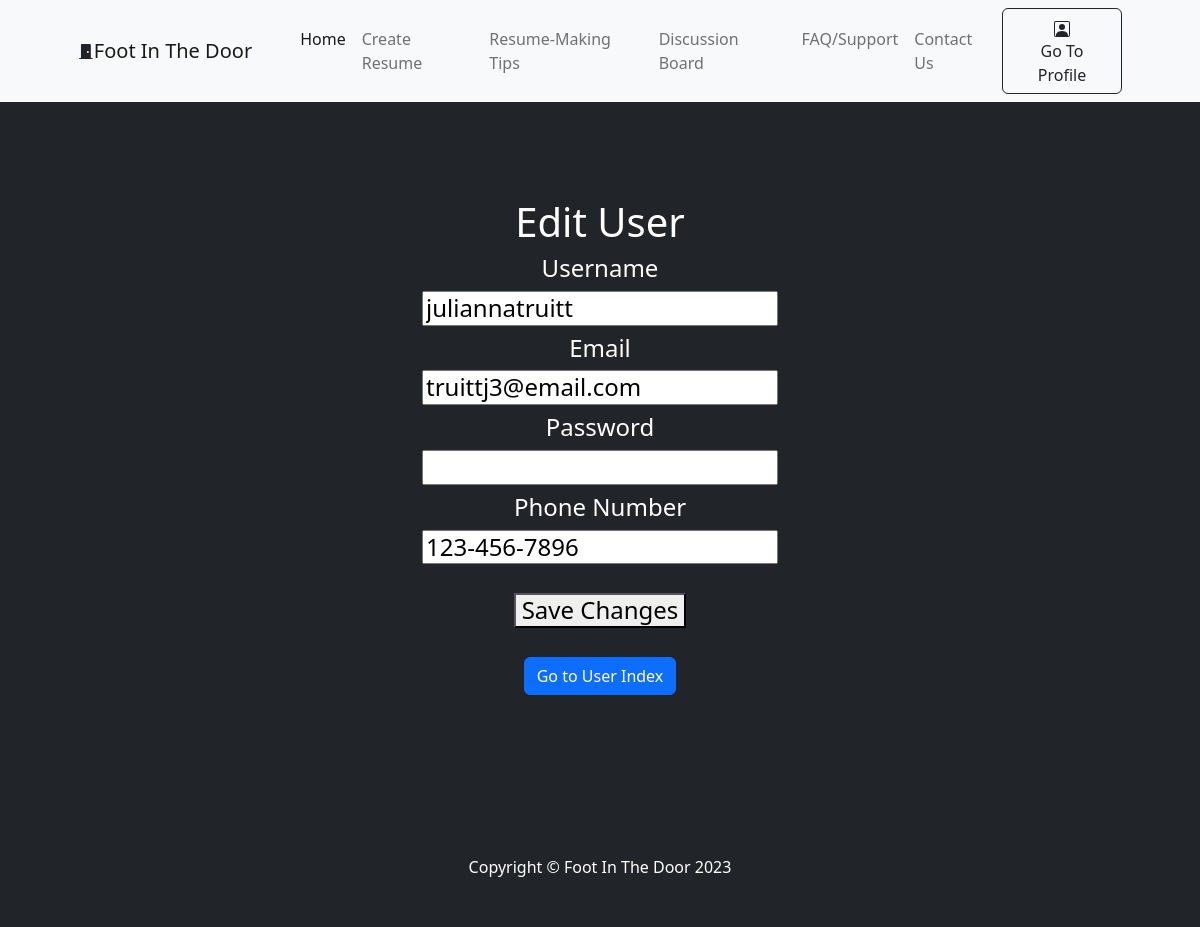
The app's page /foot_in_door_website/users/edit.php?id=1 (signed in) with its own data.
### tables this page shows
CREATE TABLE `users` (
  `User_ID` int(12) UNSIGNED NOT NULL,
  `Username` varchar(30) DEFAULT NULL,
  `Email` varchar(40) DEFAULT NULL,
  `Password` varchar(255) DEFAULT NULL,
  `Role` tinyint(3) UNSIGNED NOT NULL DEFAULT 0,
  `Phone_Number` varchar(12) DEFAULT NULL
);

### lib/db.php (called while the page is built, shortened)
<?php
function query($pdo,$query,$data=[]) {
	$query=$pdo->prepare($query);
	$query->execute($data);
	return $query;
}

### foot_in_door_website/users/edit.php (the view, shortened to what this page needs)
<?php
require_once("../../lib/db.php");
require_once("../../theme/header.php");
$users=query($pdo, 'SELECT * FROM users WHERE User_ID=?', [$_GET['id']]);
$user=$users->fetch();
?>
<header class="bg-dark py-5">
    <div class="container px-4 px-lg-5 my-5">
        <div class="text-center text-white">
			<h1>Edit User</h1>
				<form method="POST">
					<h4>Username<h4>
					<input type="text" name="username" value="<?= $user['Username'] ?>" />
					<h4>Email<h4>
					<input type="email" name="email" value="<?= $user['Email'] ?>" />
					<h4>Password<h4>
					<input type="password" name="password" />
					<h4>Phone Number<h4>
					<input type="text" name="phone_number" pattern="[0-9]{3}-[0-9]{3}-[0-9]{4}" value="<?= $user['Phone_Number'] ?>" />
					<p>
						<br /><button type="submit">Save Changes</button><br />
						<?php
						if ($_SESSION['role']==1) {
							echo '<br /><a href="index.php" class="btn btn-primary mb-3">Go to User Index</a>';
						}
						?>
					</p>
				</form>
		</div>
    </div>
</header>
<?php
require_once("../../theme/footer.php");
?>

### records on screen
users: username "juliannatruitt", email "truittj3@email.com", phone_number "123-456-7896"
